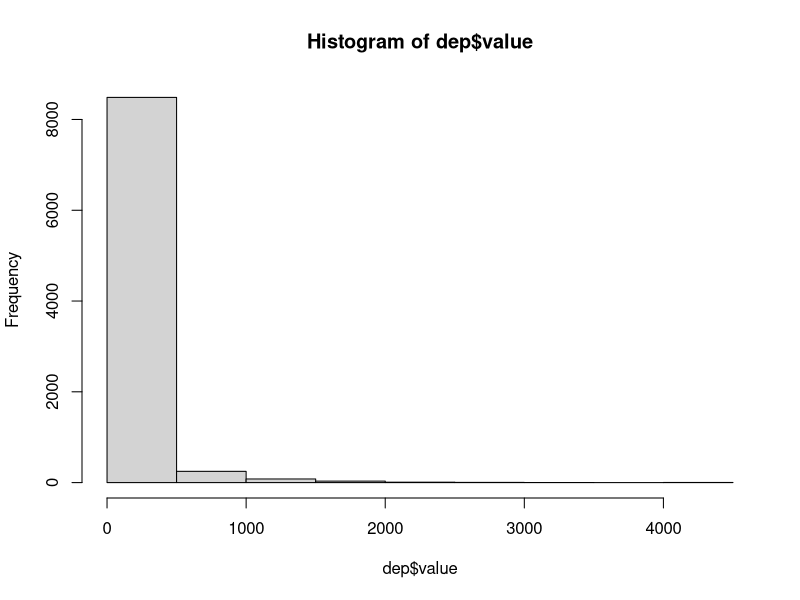
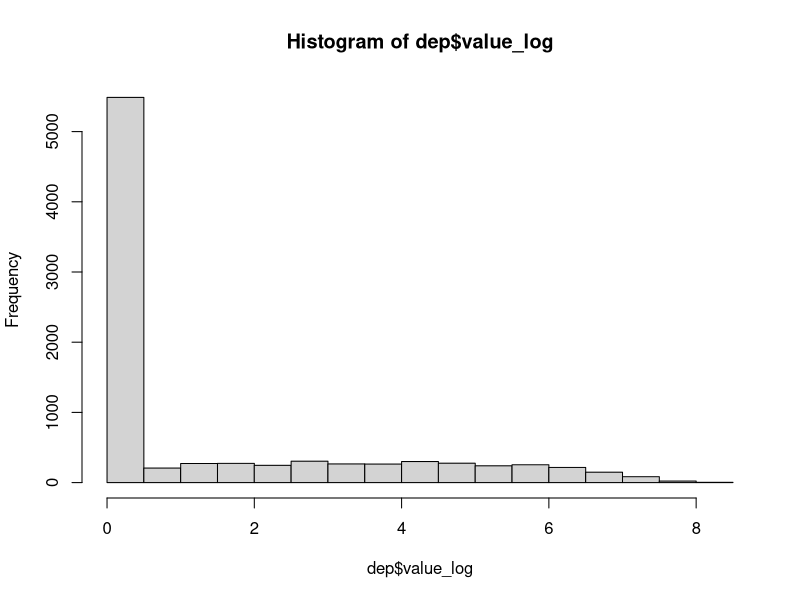
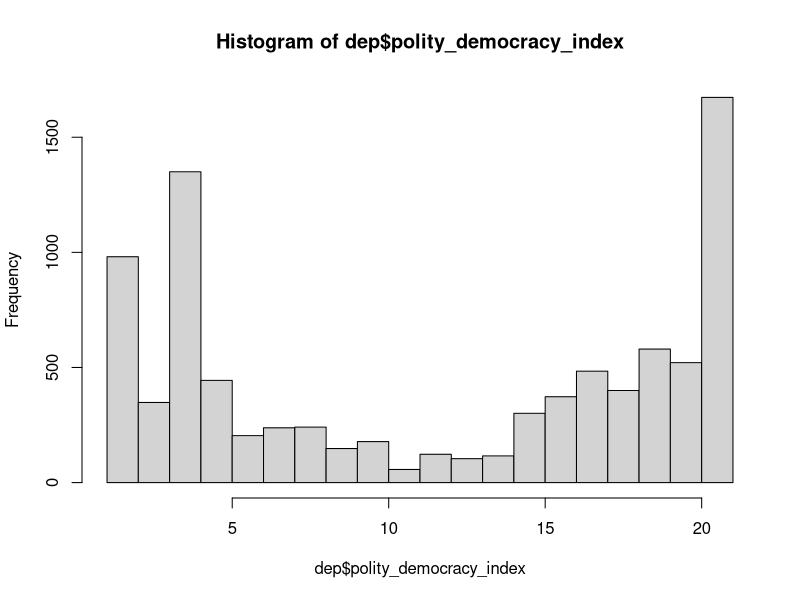

Generate these figures, in order, with R:

#.libPaths("C:/Users/hoend008/AppData/Local/R/library")

# Load packages
# library(ggplot2)
library(lme4)
library(readxl)
library(car)
#library(glmmTMB)

#library(nlme)

# Import data
setwd("C:/Analysis/Information war")
#setwd("C:/Users/hoend008/OneDrive - WageningenUR/Book datasets/Chapter 4/Excels/Military aid/SIPRI")
dep <- read_excel("SIPRI_polity_2022-12-16.xlsx")
dep <- as.data.frame(dep)
# attach(dep)
# Check data
head(dep)
summary(dep)

# -------------------------------------------------- Data exploration

# change numeric to factor
dep$nato = factor(dep$nato)
dep$ex_soviet_state = factor(dep$ex_soviet_state)
dep$bought_weapons = factor(dep$bought_weapons)

# change polity into a more easier to interpret scale
dep$polity_democracy_index = dep$polity_democracy_index + 11


# ------------ Plot: Histogram of dependent variable: military sales
hist(dep$value)
# try log
dep$value_log <- log(dep$value+1)
hist(dep$value_log)

# ------------ Plot: histogram of polity_democracy_index
hist(dep$polity_democracy_index)

# ------------ Plot: predictor variable: military spending
#hist(dep$military_spending_spline)
# try log
#dep$military_spending_spline_log <- log(dep$military_spending_spline+1)
#hist(dep$military_spending_spline_log)

# transform year so it starts from 0
dep$year_from_zero = dep$year - min(dep$year)
dep$year_from_zero_sqrt = sqrt(dep$year_from_zero)

#dep$wait_for_nato = ifelse(is.na(dep$entrynato), 2022-1949, dep$entrynato - 1949)
#dep$wait_for_nato = sqrt(dep$wait_for_nato)


lmer_logistic_main <- function(){

	#dep$buy <- factor(ifelse(dep$value > 0, "2. buy", "1. not buy"))
	table(dep$bought_weapons)
	
	#select where military spendig is not missing
	dep <- dep[!is.na(dep$military_spending_value_dollars),]
	dim(dep)
	table(dep$bought_weapons)
	
	# Unconditional Means Model
	model.1 <- glmer(bought_weapons~ 1 + (1 | code3), 
						data = dep, 
						family=binomial(link='logit'))
	summary(model.1)
	
	# Unconditional growth model (random intercepts)
	model.2 <- glmer(bought_weapons~ 1 + year_from_zero + (1 | code3), 
						data = dep, 
						family=binomial(link='logit'),
						nAGQ=0)
	summary(model.2)
	
	# Unconditional growth model (random intercepts & slopes)
	model.3 <- glmer(bought_weapons~ 1 + year_from_zero + (1 + year_from_zero | code3), 
						data = dep, 
						family=binomial(link='logit'),
						nAGQ=0)
	summary(model.3)
	
	# random intercepts & slopes, effect of nato
	#model.4 <- glmer(bought_weapons~ 1 + year_from_zero*nato + (1 + year_from_zero | code3), 
	#					data = dep, 
	#					family=binomial(link='logit'))
	#summary(model.4)

	model.4 <- glmer(bought_weapons~ 1 + year_from_zero + nato + (1 + year_from_zero | code3), 
						data = dep, 
						family=binomial(link='logit'),
						nAGQ=0)
	summary(model.4)
	
	#anova(model.4a, model.4)
	
	# random intercepts & slopes, effect of nato and ex_soviet_state
	model.5 <- glmer(bought_weapons~ 1 + year_from_zero + nato + ex_soviet_state + (1 + year_from_zero | code3), 
						data = dep, 
						family=binomial(link='logit'),
						nAGQ=0)
	summary(model.5)

	
	# random intercepts & slopes, effect of nato, ex_soviet_state and military_spending
	model.6 <- glmer(bought_weapons~ 1 + year_from_zero + nato + ex_soviet_state + log(military_spending_value_dollars+1) + (1 + year_from_zero | code3), 
						data = dep, 
						family=binomial(link='logit'),
						nAGQ=0)
	summary(model.6)

	# random intercepts & slopes, effect of nato, ex_soviet_state and military_spending and regime type
	model.7 <- glmer(bought_weapons~ 1 + year_from_zero + nato + ex_soviet_state + log(military_spending_value_dollars+1) + polity_democracy_index + (1 + year_from_zero | code3), 
						data = dep, 
						family=binomial(link='logit'),
						nAGQ=0)
	summary(model.7)
	
	# compare models with and without regime type
	anova(model.2, model.3, model.4, model.5, model.6, model.7)
	
}